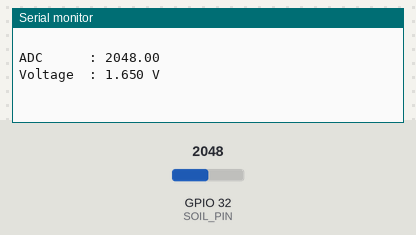
Simulated run of this sketch. Board: ESP32. Shown: the last lines printed to the serial monitor. Inputs (shaded band) come from the test bench; at power-on: GPIO 32 (SOIL_PIN) = 2048 (analog values on the 0–4095 scale).

Above: at 1.2 s.
1.3 s: GPIO 32 (SOIL_PIN) set to 2866
At 2.6 s:
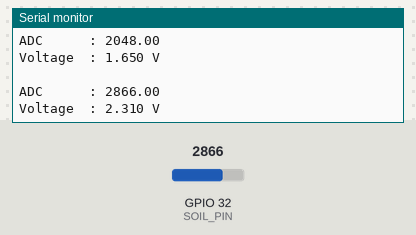
2.8 s: GPIO 32 (SOIL_PIN) set to 3603
At 4.1 s:
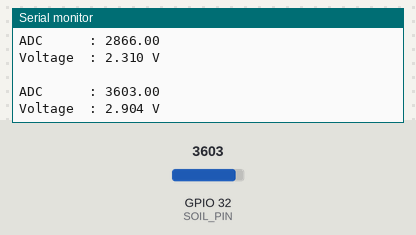
Timing chart, 0 to 5.8 s (numbered marks = the images above; inputs shaded):
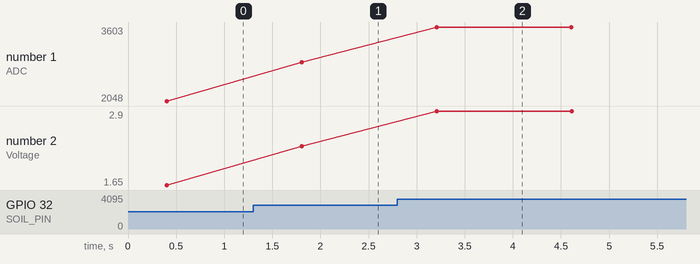

The sketch:

kelembapan_ADC.ino
```cpp
//==========================================
// ESP32 - Kalibrasi Capacitive Soil Moisture
// Sensor : Capacitive Soil Moisture V2.0
// Pin AO -> GPIO32
//==========================================

#define SOIL_PIN 32

const int samples = 20;

void setup() {
  Serial.begin(115200);

  analogReadResolution(12);          // ADC 0-4095
  analogSetAttenuation(ADC_11db);    // Rentang hingga ±3.3V
}

void loop() {

  long total = 0;

  // Ambil beberapa sampel agar stabil
  for(int i = 0; i < samples; i++) {
    total += analogRead(SOIL_PIN);
    delay(20);
  }

  float adc = total / (float)samples;

  float voltage = adc * 3.3 / 4095.0;

  Serial.println(" ");
  Serial.print("ADC      : ");
  Serial.println(adc, 2);

  Serial.print("Voltage  : ");
  Serial.print(voltage, 3);
  Serial.println(" V");

  delay(1000);
}
```

Measured:
- after the input at 1.3 s, the serial monitor: prints a new line after 0.50 s (image 1)
- after the input at 2.8 s, the serial monitor: prints a new line after 0.41 s (image 2)
- plotted number 1: 2048 → 2866 after the input at 1.3 s, 2866 → 3603 after the input at 2.8 s
- plotted number 2: 1.65 → 2.31 after the input at 1.3 s, 2.31 → 2.9 after the input at 2.8 s
